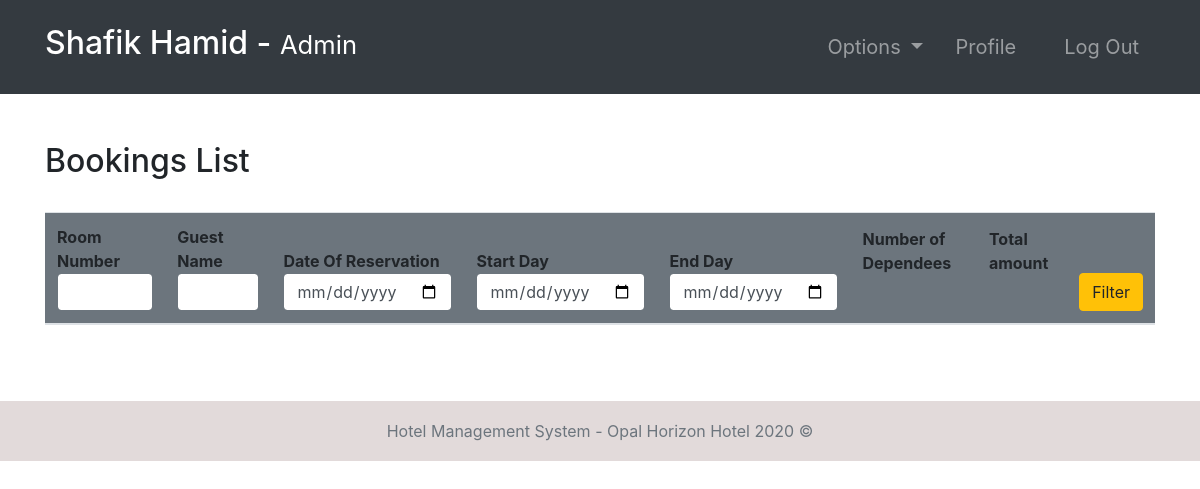
/bookings/ (signed in), run on an earlier commit of the app's database.
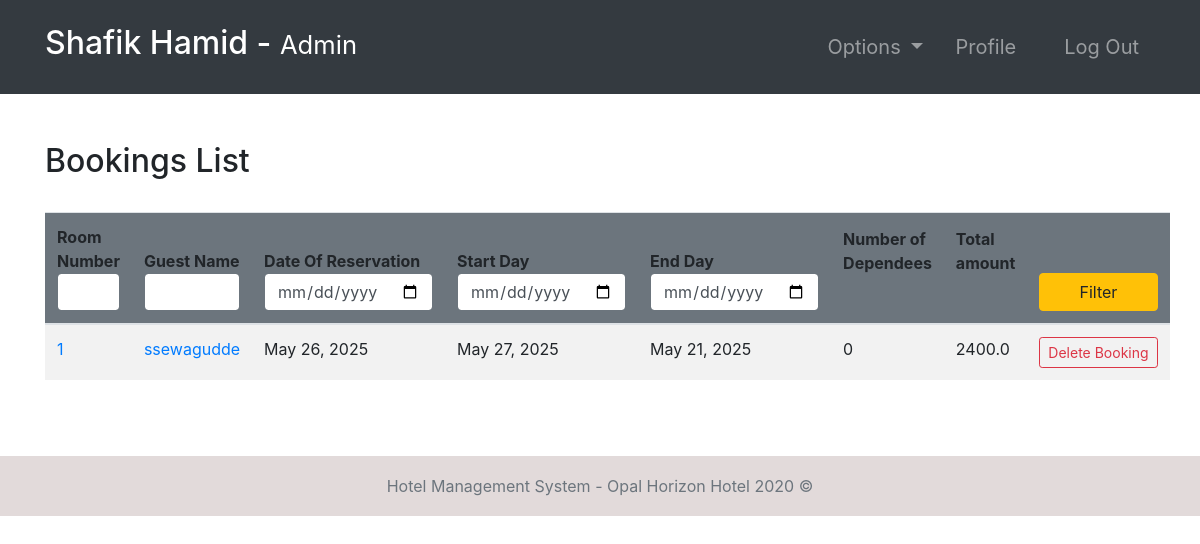
And on a later commit of the database.
### room/models.py (models this page shows, shortened)
class Booking(models.Model):
    roomNumber = models.ForeignKey(Room, on_delete=models.CASCADE)
    guest = models.ForeignKey('accounts.Guest', null=True, on_delete=models.CASCADE)
    dateOfReservation = models.DateField(default=timezone.now)
    startDate = models.DateField()
    endDate = models.DateField()
    def numOfDep(self):
        return Dependees.objects.filter(booking=self).count()

class Room(models.Model):
    ROOM_TYPES = (
        ('King', 'King'),
        ('Luxury', 'Luxury'),
        ('Normal', 'Normal'),
        ('Economic', 'Economic'),
    )
    number = models.IntegerField(primary_key=True)
    capacity = models.SmallIntegerField()
    numberOfBeds = models.SmallIntegerField()
    roomType = models.CharField(max_length=20, choices=ROOM_TYPES)
    price = models.FloatField()
    statusStartDate = models.DateField(null=True)
    statusEndDate = models.DateField(null=True)

### accounts/models.py (models this page shows, shortened)
class Guest(models.Model):
    user = models.OneToOneField(User, null=True, on_delete=models.CASCADE)
    phoneNumber = PhoneNumberField(unique=True)

### room/views.py (the view, shortened to what this page needs)
# urls.py: path('bookings/', bookings, name="bookings"),
@login_required(login_url='login')
def bookings(request):
    import datetime
    role = str(request.user.groups.all()[0])
    path = role + "/"
    bookings = Booking.objects.all()
    totals = {}  # <booking : total>
    for booking in bookings:
        start_date = datetime.datetime.strptime(
            str(booking.startDate), "%Y-%m-%d")
        end_date = datetime.datetime.strptime(str(booking.endDate), "%Y-%m-%d")
        numberOfDays = abs((end_date-start_date).days)
        price = Room.objects.get(number=booking.roomNumber.number).price
        total = price * numberOfDays
        totals[booking] = total
    context = {
        "role": role,
        'bookings': bookings,
        'totals': totals
    }
    return render(request, path + "bookings.html", context)

### templates/admin/bookings.html
{% extends '../index.html' %}
{% block context %}
{% include '../common_pages/bookings.html' %}
{% endblock %}

### templates/common_pages/bookings.html (shortened to what this page needs)
<div class="container py-5">
    <div class="table-header row">
        <div class="col-sm-12 col-md-12 col-lg-4 mb-4">
            <h2>Bookings List</h2>
        </div>
    </div>
    <table class="table table-hover table-striped">
        <thead class="bg-secondary rounded">
            <tr>
                <form action="" method="POST">
                    <th>Room Number<input type="number" min="0" name="number" value="{{number}}"
                            class="form-control border border-secondary"></th>
                    <th>Guest Name<input type="text" name="name" value="{{name}}"
                            class="form-control border border-secondary"></th>
                    <th>Date Of Reservation<input type="date" name="rez" value="{{rez}}"
                            class="form-control border border-secondary"></th>
                    <th>Start Day<input type="date" name="fd" value="{{fd}}"
                            class="form-control border border-secondary"></th>
                    <th>End Day<input type="date" name="ed" value="{{ed}}" class="form-control border border-secondary">
                    </th>
                    <th class="pb-5">Number of Dependees</th>
                    <th class="pb-5">Total amount</th>
                    <th><button type="submit" name="filter" class="btn btn-warning w-100">Filter</button></th>
                </form>
            </tr>
        </thead>
        <tbody>
            {% for b in bookings %}
            <tr>
                <td><a href="{% url 'room-profile' b.roomNumber.number %}">{{b.roomNumber.number}}</a></td>
                <td><a href="{% url 'guest-profile' b.guest.user.id %}">{{b.guest.user.first_name}}</a></td>
                <td>{{ b.dateOfReservation }}</td>
                <td>{{ b.startDate }}</td>
                <td>{{ b.endDate }}</td>
                <td>{{ b.numOfDep }}</td>
                <td>
                    {% for key, value in totals.items %}
                    {% if key == b %}
                    {{ value }}
                    {% endif %}
                    {% endfor %}
                </td>
                {% if role == "admin" or role == 'manager' %}
                <td> <a href="{% url 'deleteBooking' b.id %}"
                        class="btn btn-sm btn-outline-danger">Delete&nbsp;Booking</a></td>
                {% endif %}
            </tr>
            {% endfor %}
        </tbody>
    </table>
</div>

What changed in the data, as far as the page shows it:
added Booking: roomNumber.number "1", guest.user.first_name "ssewagudde", dateOfReservation "May 26, 2025", startDate "May 27, 2025", endDate "May 21, 2025", numOfDep "0", value "2400.0"
